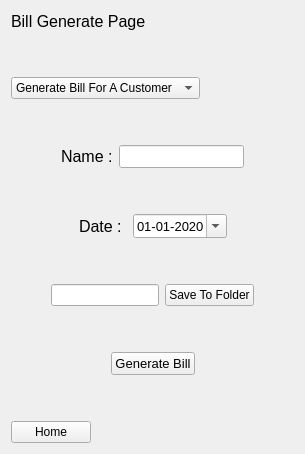
      <widget class="QWidget" name="page_bill">
       <layout class="QGridLayout" name="gridLayout_6">
        <item row="3" column="0">
         <spacer name="verticalSpacer_4">
          <property name="orientation">
           <enum>Qt::Vertical</enum>
          </property>
          <property name="sizeHint" stdset="0">
           <size>
            <width>20</width>
            <height>40</height>
           </size>
          </property>
         </spacer>
        </item>
        <item row="2" column="0">
         <layout class="QHBoxLayout" name="horizontalLayout_27">
          <item>
           <widget class="QComboBox" name="CB_gen_bill">
            <item>
             <property name="text">
              <string>Generate Bill For A Customer</string>
             </property>
            </item>
            <item>
             <property name="text">
              <string>Generate Bill For All</string>
             </property>
            </item>
           </widget>
          </item>
          <item>
           <spacer name="horizontalSpacer_50">
            <property name="orientation">
             <enum>Qt::Horizontal</enum>
            </property>
            <property name="sizeHint" stdset="0">
             <size>
              <width>40</width>
              <height>20</height>
             </size>
            </property>
           </spacer>
          </item>
         </layout>
        </item>
        <item row="4" column="0">
         <layout class="QHBoxLayout" name="horizontalLayout_28">
          <item>
           <spacer name="horizontalSpacer_51">
            <property name="orientation">
             <enum>Qt::Horizontal</enum>
            </property>
            <property name="sizeHint" stdset="0">
             <size>
              <width>40</width>
              <height>20</height>
             </size>
            </property>
           </spacer>
          </item>
          <item>
           <widget class="QLabel" name="label_14">
            <property name="font">
             <font>
              <pointsize>12</pointsize>
             </font>
            </property>
            <property name="text">
             <string>Name :</string>
            </property>
           </widget>
          </item>
          <item>
           <widget class="QLineEdit" name="Name_for_bill">
            <property name="font">
             <font>
              <pointsize>10</pointsize>
             </font>
            </property>
           </widget>
          </item>
          <item>
           <spacer name="horizontalSpacer_52">
            <property name="orientation">
             <enum>Qt::Horizontal</enum>
            </property>
            <property name="sizeHint" stdset="0">
             <size>
              <width>40</width>
              <height>20</height>
             </size>
            </property>
           </spacer>
          </item>
         </layout>
        </item>
        <item row="0" column="0">
         <layout class="QHBoxLayout" name="horizontalLayout_26">
          <item>
           <widget class="QLabel" name="label_15">
            <property name="font">
             <font>
              <pointsize>12</pointsize>
             </font>
            </property>
            <property name="text">
             <string>Bill Generate Page</string>
            </property>
           </widget>
          </item>
          <item>
           <spacer name="horizontalSpacer_49">
            <property name="orientation">
             <enum>Qt::Horizontal</enum>
            </property>
            <property name="sizeHint" stdset="0">
             <size>
              <width>40</width>
              <height>20</height>
             </size>
            </property>
           </spacer>
          </item>
         </layout>
        </item>
        <item row="10" column="0">
         <layout class="QHBoxLayout" name="horizontalLayout_29">
          <item>
           <spacer name="horizontalSpacer_54">
            <property name="orientation">
             <enum>Qt::Horizontal</enum>
            </property>
            <property name="sizeHint" stdset="0">
             <size>
              <width>40</width>
              <height>20</height>
             </size>
            </property>
           </spacer>
          </item>
          <item>
           <widget class="QPushButton" name="btn_gen_pdf">
            <property name="font">
             <font>
              <pointsize>10</pointsize>
             </font>
            </property>
            <property name="text">
             <string>Generate Bill</string>
            </property>
           </widget>
          </item>
          <item>
           <spacer name="horizontalSpacer_53">
            <property name="orientation">
             <enum>Qt::Horizontal</enum>
            </property>
            <property name="sizeHint" stdset="0">
             <size>
              <width>40</width>
              <height>20</height>
             </size>
            </property>
           </spacer>
          </item>
         </layout>
        </item>
        <item row="5" column="0">
         <spacer name="verticalSpacer_25">
          <property name="orientation">
           <enum>Qt::Vertical</enum>
          </property>
          <property name="sizeHint" stdset="0">
           <size>
            <width>20</width>
            <height>40</height>
           </size>
          </property>
         </spacer>
        </item>
        <item row="12" column="0">
         <layout class="QHBoxLayout" name="horizontalLayout_31">
          <item>
           <widget class="QPushButton" name="btn_GO_HOME">
            <property name="text">
             <string>Home</string>
            </property>
           </widget>
          </item>
          <item>
           <spacer name="horizontalSpacer_55">
            <property name="orientation">
             <enum>Qt::Horizontal</enum>
            </property>
            <property name="sizeHint" stdset="0">
             <size>
              <width>40</width>
              <height>20</height>
             </size>
            </property>
           </spacer>
          </item>
         </layout>
        </item>
        <item row="7" column="0">
         <spacer name="verticalSpacer_26">
          <property name="orientation">
           <enum>Qt::Vertical</enum>
          </property>
          <property name="sizeHint" stdset="0">
           <size>
            <width>20</width>
            <height>40</height>
           </size>
          </property>
         </spacer>
        </item>
        <item row="6" column="0">
         <layout class="QHBoxLayout" name="horizontalLayout_32">
          <item>
           <spacer name="horizontalSpacer_56">
            <property name="orientation">
             <enum>Qt::Horizontal</enum>
            </property>
            <property name="sizeHint" stdset="0">
             <size>
              <width>40</width>
              <height>20</height>
             </size>
            </property>
           </spacer>
          </item>
          <item>
           <widget class="QLabel" name="label_16">
            <property name="font">
             <font>
              <pointsize>12</pointsize>
             </font>
            </property>
            <property name="text">
             <string>Date : </string>
            </property>
           </widget>
          </item>
          <item>
           <widget class="QDateEdit" name="Date_for_bill">
            <property name="font">
             <font>
              <pointsize>10</pointsize>
             </font>
            </property>
            <property name="displayFormat">
             <string>dd-MM-yyyy</string>
            </property>
            <property name="calendarPopup">
             <bool>true</bool>
            </property>
            <property name="date">
             <date>
              <year>2020</year>
              <month>1</month>
              <day>1</day>
             </date>
            </property>
           </widget>
          </item>
          <item>
           <spacer name="horizontalSpacer_57">
            <property name="orientation">
             <enum>Qt::Horizontal</enum>
            </property>
            <property name="sizeHint" stdset="0">
             <size>
              <width>40</width>
              <height>20</height>
             </size>
            </property>
           </spacer>
          </item>
         </layout>
        </item>
        <item row="8" column="0">
         <layout class="QHBoxLayout" name="horizontalLayout_33">
          <item>
           <spacer name="horizontalSpacer_58">
            <property name="orientation">
             <enum>Qt::Horizontal</enum>
            </property>
            <property name="sizeHint" stdset="0">
             <size>
              <width>40</width>
              <height>20</height>
             </size>
            </property>
           </spacer>
          </item>
          <item>
           <widget class="QLineEdit" name="folder"/>
          </item>
          <item>
           <widget class="QPushButton" name="SaveToFolder">
            <property name="text">
             <string>Save To Folder</string>
            </property>
           </widget>
          </item>
          <item>
           <spacer name="horizontalSpacer_59">
            <property name="orientation">
             <enum>Qt::Horizontal</enum>
            </property>
            <property name="sizeHint" stdset="0">
             <size>
              <width>40</width>
              <height>20</height>
             </size>
            </property>
           </spacer>
          </item>
         </layout>
        </item>
        <item row="1" column="0">
         <spacer name="verticalSpacer">
          <property name="orientation">
           <enum>Qt::Vertical</enum>
          </property>
          <property name="sizeHint" stdset="0">
           <size>
            <width>20</width>
            <height>40</height>
           </size>
          </property>
         </spacer>
        </item>
        <item row="9" column="0">
         <spacer name="verticalSpacer_27">
          <property name="orientation">
           <enum>Qt::Vertical</enum>
          </property>
          <property name="sizeHint" stdset="0">
           <size>
            <width>20</width>
            <height>40</height>
           </size>
          </property>
         </spacer>
        </item>
        <item row="11" column="0">
         <spacer name="verticalSpacer_28">
          <property name="orientation">
           <enum>Qt::Vertical</enum>
          </property>
          <property name="sizeHint" stdset="0">
           <size>
            <width>20</width>
            <height>40</height>
           </size>
          </property>
         </spacer>
        </item>
       </layout>
      </widget>
